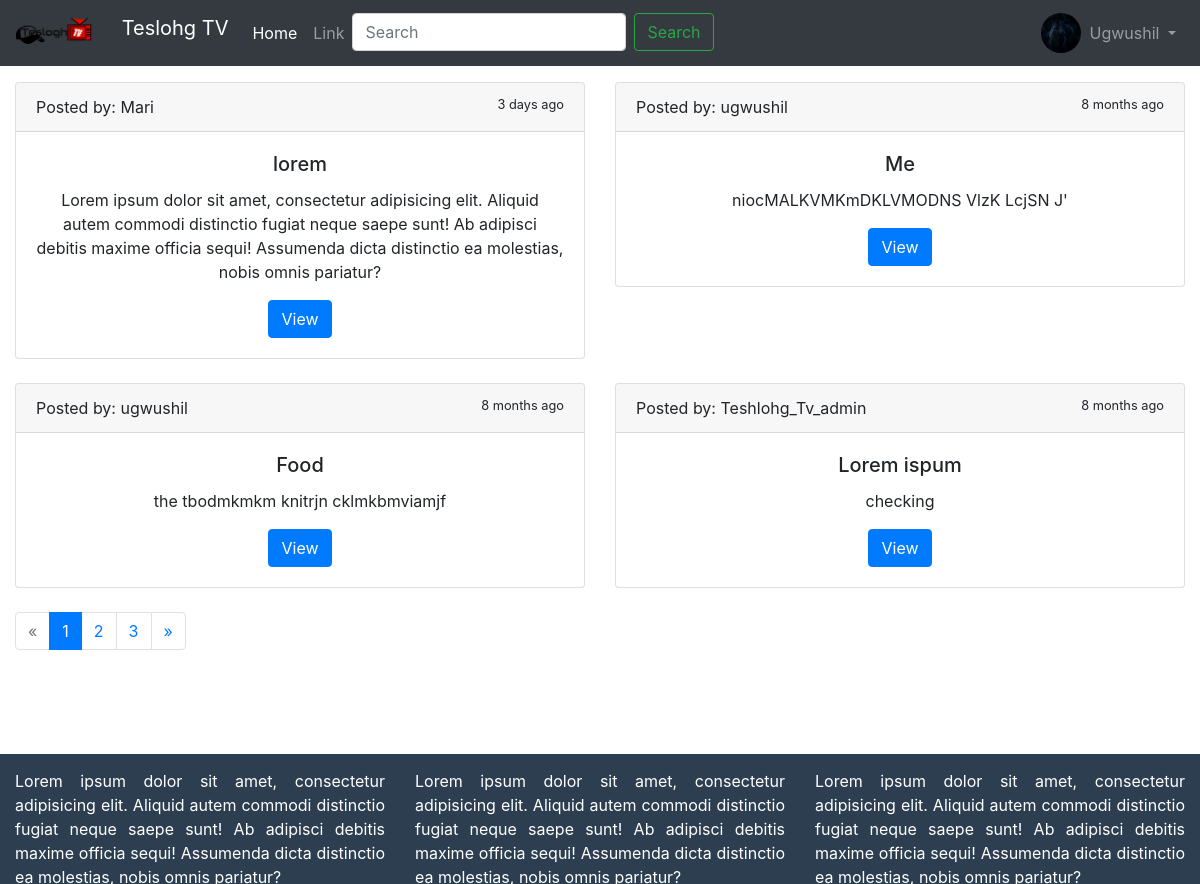
The page / (signed in) on the database its author committed.
### blog/models.py (models this page shows, shortened)
class Profile(models.Model):
    user = models.OneToOneField(User, on_delete=models.CASCADE)
    dob = models.DateField(null=True, blank=True)
    photo = models.ImageField(null=True, blank=True, upload_to='profile photos/')

class Post(models.Model):
    STATUS_CHOICES = (
        ('draft', 'Draft'),
        ('published', 'Published'),
    )
    objects = models.Manager()
    published = PublishedManager()
    title = models.CharField(max_length=100)
    slug = models.SlugField(max_length=120)
    author = models.ForeignKey(User, related_name='blog_posts', on_delete=models.CASCADE)
    body = models.TextField()
    likes = models.ManyToManyField(User, related_name='likes', blank=True)
    created = models.DateTimeField(auto_now_add=True, auto_now=False)
    updated = models.DateTimeField(auto_now=True, auto_now_add=False)
    status = models.CharField(max_length=10, choices=STATUS_CHOICES, default='Draft')
    restrict_comments = models.BooleanField(default=False)
    favourite = models.ManyToManyField(User, related_name='favourites', blank=True)
    class Meta:
        ordering = ['-created']
    def get_absolute_url(self):
        return reverse('post:detail', kwargs={'pk': self.pk, 'slug': self.slug})
    def time(self):
        now = timezone.now()
        diff = now - self.updated
        if diff.days == 0 and 0 <= diff.seconds < 60:
            seconds = diff.seconds
            if seconds == 1:
                return str(seconds) + "second ago"
            else:
                return str(seconds) + " seconds ago"
        if diff.days == 0 and 60 <= diff.seconds < 3600:
            minutes = math.floor(diff.seconds / 60)
            if minutes == 1:
                return str(minutes) + " minute ago"
            else:
                return str(minutes) + " minutes ago"
        if diff.days == 0 and 3600 <= diff.seconds < 86400:
            hours = math.floor(diff.seconds / 3600)
            if hours == 1:
                return str(hours) + " hour ago"
            else:
                return str(hours) + " hours ago"
        if 1 <= diff.days < 30:
            days = diff.days
            if days == 1:
                return str(days) + " day ago"
            else:
                return str(days) + " days ago"
        if 30 <= diff.days < 365:
            months = math.floor(diff.days / 30)
            if months == 1:
                return str(months) + " month ago"
            else:
                return str(months) + " months ago"

### blog/views.py (the view)
# urls.py: path('', post_list, name='list'),
def post_list(request):
    posts = Post.objects.all()
    query = request.GET.get('q')
    if query:
        posts = Post.objects.filter(
            Q(title__icontains=query) |
            Q(author__username__icontains=query) |
            Q(body__icontains=query)
        ).distinct()
    paginator = Paginator(posts, 4)
    page = request.GET.get('page')
    try:
        posts = paginator.page(page)
    except PageNotAnInteger:
        posts = paginator.page(1)
    except EmptyPage:
        posts = paginator.page(paginator.num_pages)
    def page_list_generator(post):
        start_ind = 0
        end_ind = 3
        if post.number == paginator.page_range[-1]:
            start_ind = post.number - 3
            end_ind = start_ind + end_ind
        if post.number > 2 and post.number != paginator.page_range[-1]:
            start_ind = post.number - 2
            end_ind = start_ind + end_ind
        return start_ind, end_ind
    if page is None:
        start_index = 0
        end_index = 3
    else:
        start_index, end_index = page_list_generator(posts)
    page_range = list(paginator.page_range)[start_index:end_index]
    context = {'posts': posts, 'query': query, 'page_range': page_range}
    return render(request, 'blog/post_list.html', context)

### blog/templates/blog/post_list.html (shortened to what this page needs)
{% extends 'base.html' %}
{% block content %}
{% for post in posts %}
    <div class="posts col-md-6">
        <div class="card text-center">
          <div class="card-header">
            <span style="float: left;">Posted by: {{ post.author }}</span> <small style="float: right;">{{ post.time }}</small>
          </div>
          <div class="card-body">
            <h5 class="card-title">{{ post.title }}</h5>
            <p class="card-text">{{ post.body }}</p>
            <a href="{{ post.get_absolute_url }}" class="btn btn-primary">View</a>
          </div>
        </div>
        <br>
    </div>
{% empty%}
<div class="container-fluid">
     <h5>
        No Posts Found on Query " {{ query }} "
    </h5>
</div>
{% endfor %}
{% endblock content %}
{% block post-content %}
    <div class="col">
    <nav aria-label="Page navigation example">
    <ul class="pagination">
    {% if posts.has_previous %}
    <li class="page-item">
      <a class="page-link" href="?page={{ p.previous_page }}">&laquo;</a>
    </li>
    {% else %}
    <li class="page-item disabled">
      <a class="page-link" >&laquo;</a>
    </li>
    {% endif %}
    {% for p in page_range %}
    {% if posts.number == p %}
    <li class="page-item active" aria-current="page">
      <a class="page-link" href="?page={{ p }}">{{ p }}</a>
    </li>
    {% else %}
    <li class="page-item"><a class="page-link" href="?page={{ p }}">{{ p }}</a></li>
    {% endif %}
    {% endfor %}
    {% if posts.has_next %}
    <li class="page-item">
      <a class="page-link" href="?page={{ posts.next_page_number }}">&raquo;</a>
    </li>
    {% else %}
    <li class="page-item disabled">
      <a class="page-link" >&raquo;</a>
    </li>
    {% endif %}
    </ul>
</nav>
</div>
{% endblock post-content %}

### templates/navbar.html (shortened to what this page needs)
{% load static %}
<nav class="navbar navbar-expand-lg navbar-dark bg-dark mb-3">
  <a class="navbar-brand" href="{% url 'post:list' %}">
    <img src="{% static 'teslohgtv.png' %}" width="100" height="40" class="d-inline-block align-top" alt="" loading="lazy">
    Teslohg TV
  </a>
    <div class="collapse navbar-collapse" id="navbarSupportedContent">
        <ul class="navbar-nav mr-auto">
          <li class="nav-item active">
            <a class="nav-link" href="#">Home <span class="sr-only">(current)</span></a>
          </li>
          <li class="nav-item">
            <a class="nav-link" href="#">Link</a>
          </li>
          <li class="nav-item">
            <form class="form-inline my-2 my-lg-0" action="{% url 'post:list' %}">
              <input class="form-control mr-sm-2" type="search" placeholder="Search" aria-label="Search" name="q">
              <button class="btn btn-outline-success my-2 my-sm-0" type="submit">Search</button>
            </form>
          </li>
        </ul>
        <ul class="navbar-nav">
            {% if user.is_authenticated %}
                {% if request.user.profile.photo %}
                    <img src="{{ request.user.profile.photo.url }}" alt="..." class="rounded-circle" width="40" height="40">
                {% else %}
                    <img src="https://cdn.business2community.com/wp-content/uploads/2017/08/blank-profile-picture-973460_640.png" alt="..." class="rounded-circle" width="40" height="40">
                {% endif %}
                <li class="nav-item dropdown">
                    <a class="nav-link dropdown-toggle" href="#" id="navbarDropdown" role="button" data-toggle="dropdown" aria-haspopup="true" aria-expanded="false">
                      {{ user.username|capfirst }}
                    </a>
                  </li>
            {% else %}
                <li class="nav-item">
                    <a class="nav-link" href="{% url 'post:login' %}">Login</a>
                </li>
            {% endif %}
        </ul>
    </div>
</nav>

### static/css/base.css (style rules this page uses)
html { position: relative; min-height: 100%; }
body { font-family: 'Lucida Casaul', 'Comic Sans MS'; }

### rows shown on the page
Post: author "Mari", time "3 days ago", title "lorem", body "Lorem ipsum dolor sit amet, consectetur adipisicing elit. Aliquid autem commodi distinctio fugiat neque saepe sunt! Ab adipisci debitis maxime officia sequi! Assumenda dicta distinctio ea molestias, nobis omnis pariatur?"
Post: author "ugwushil", time "8 months ago", title "Me", body "niocMALKVMKmDKLVMODNS VlzK LcjSN J'"
Post: author "ugwushil", time "8 months ago", title "Food", body "the tbodmkmkm knitrjn cklmkbmviamjf"
Post: author "Teshlohg_Tv_admin", time "8 months ago", title "Lorem ispum", body "checking"

### other values the page prints
{{ user.username|capfirst }} "Ugwushil"
{{ p }} "1"
{{ p }} "2" "3"
